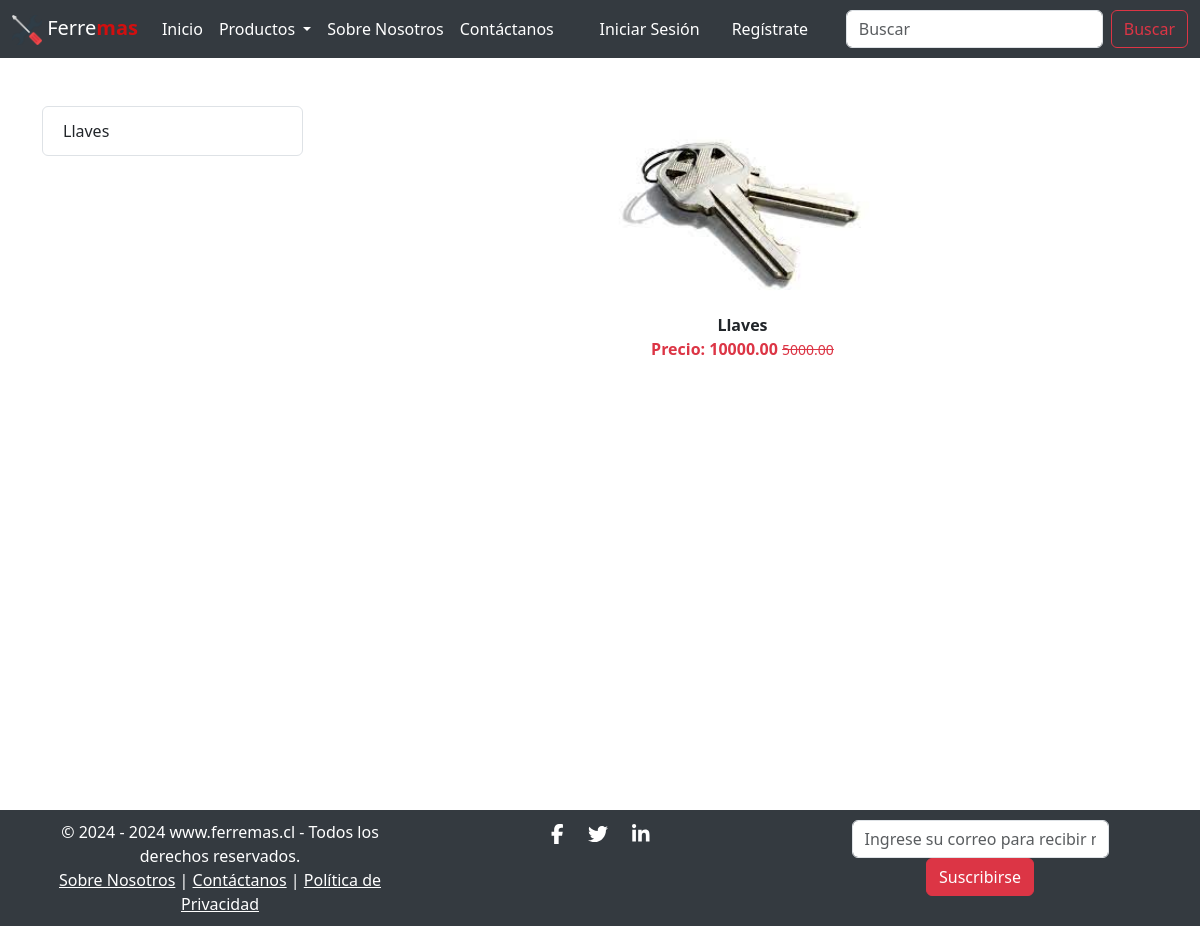
/category/HR/, run on an earlier commit of the app's database.
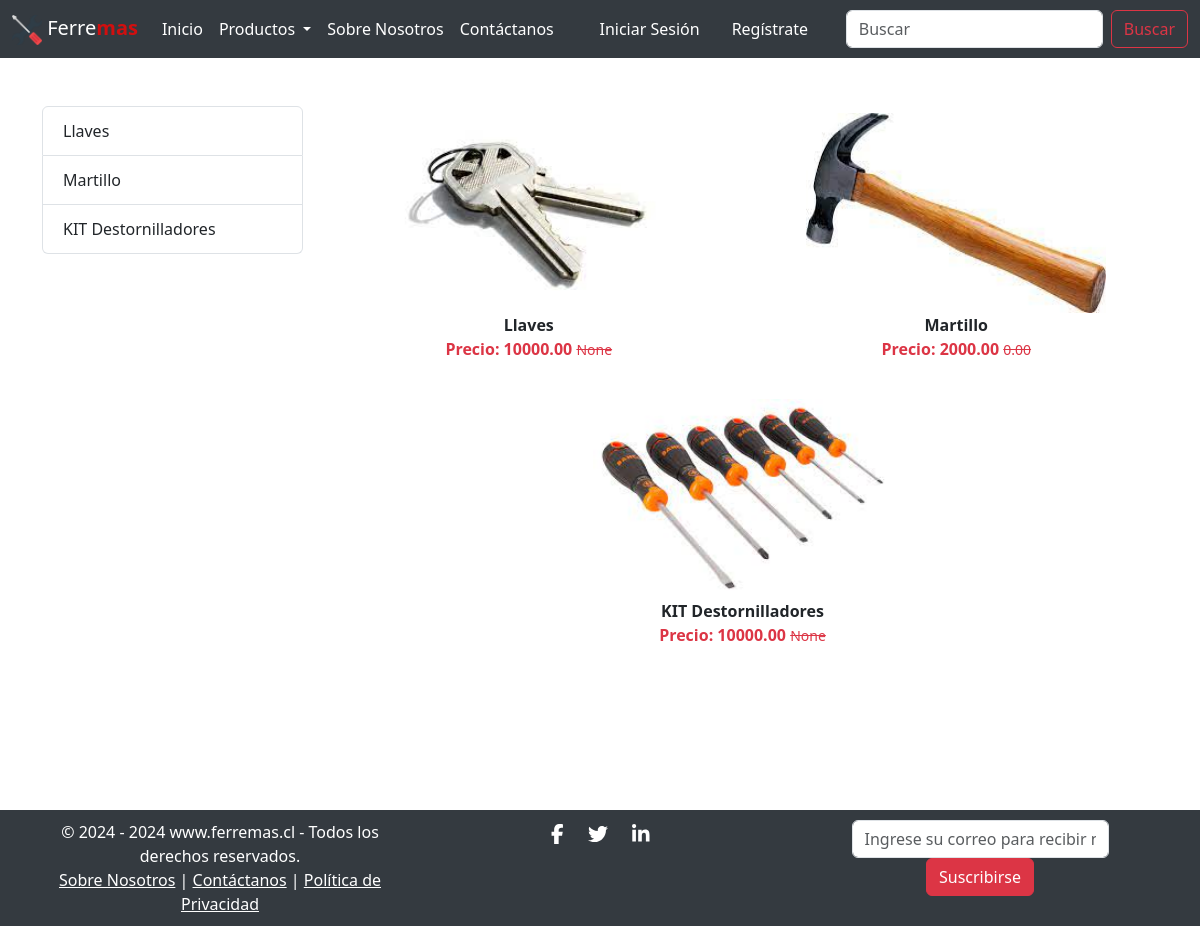
And on a later commit of the database.
### core/models.py (models this page shows, shortened)
class Product(models.Model):
    category = models.ForeignKey(Category, related_name='products', on_delete=models.CASCADE)
    vendor = models.ForeignKey(Vendor, related_name='products', on_delete=models.SET_NULL, null=True, blank=True)
    title = models.CharField(max_length=100)
    description = models.TextField()
    price = models.DecimalField(max_digits=10, decimal_places=2, default=0.0)
    discounted_price = models.DecimalField(max_digits=10, decimal_places=2, null=True, blank=True)
    product_image = models.ImageField(upload_to='products/', null=True, blank=True)

### core/views.py (the view)
# urls.py: path('category/<str:val>/', CategoryView.as_view(), name='category'),
class CategoryView(View):
    def get(self, request, val):
        category = get_object_or_404(Category, name=val)
        products = Product.objects.filter(category=category)
        titles = Product.objects.filter(category=category).values('title')
        return render(request, "app/category.html", {'category': category, 'products': products, 'titles': titles})

### core/context_processors.py (called while the page is built)
def cart_item_count(request):
    if request.user.is_authenticated:
        cart_count = Cart.objects.filter(user=request.user).count()
    else:
        cart_count = 0
    return {'totalitems': cart_count}

### core/templates/app/category.html (shortened to what this page needs)
{% extends 'app/base.html' %}
{% load static %}
{% block main-content %}
    <div class="container my-5">
        <div class="row">
            <div class="col-sm-3">
                <div class="list-group">
                    {% for val in titles %}
                        <a href="#" class="list-group-item list-group-item-action" aria-current="true">{{ val.title }}</a>
                    {% endfor %}
                </div>
            </div>
            <div class="col-sm-9">
                <div class="row">
                    {% for prod in products %}
                        <div class="col text-center mb-4">
                            <a href="{% url 'product_detail' prod.id %}" class="btn">
                                <div>
                                    <img src="{{ prod.product_image.url }}" width="300px" height="200px" />
                                    <div class="fw-bold">{{ prod.title }}</div>
                                    <div class="fw-bold text-danger">
                                        Precio: {{ prod.price }}
                                        <small class="fw-light text-decoration-line-through">
                                            {{ prod.discounted_price }}
                                        </small>
                                    </div>
                                </div>
                            </a>
                        </div>
                    {% endfor %}
                </div>
            </div>
        </div>
    </div>
{% endblock main-content %}

### core/templates/app/base.html (shortened to what this page needs)
<!DOCTYPE html>
{% load static %}
{% load custom_filters %}
<html lang="en">
<head>
    <link rel="stylesheet" href="https://cdnjs.cloudflare.com/ajax/libs/font-awesome/5.15.3/css/all.min.css">
    <link href="https://cdn.jsdelivr.net/npm/bootstrap@5.3.3/dist/css/bootstrap.min.css" rel="stylesheet">
    <link rel="stylesheet" href="{% static 'core/css/owl.carousel.min.css' %}">
    <link rel="stylesheet" href="{% static 'core/css/all.min.css' %}">
    <link rel="stylesheet" href="{% static 'core/css/style.css' %}">
    <link rel="stylesheet" href="{% static 'css/custom.css' %}">
</head>
<body>
    <nav class="navbar navbar-expand-lg navbar-custom">
        <div class="container-fluid">
            <a class="navbar-brand" href="{% url 'home' %}">
                <img src="{% static 'app/images/Ferremas.png' %}" width="30" height="30" alt="Ferremas Logo">
                <span style="color:white;">Ferre</span><strong style="color:rgb(209, 15, 15);">mas</strong>
            </a>
            <div class="collapse navbar-collapse" id="navbarSupportedContent">
                <ul class="navbar-nav me-auto mb-2 mb-lg-0">
                    <li class="nav-item">
                        <a class="nav-link" href="{% url 'home' %}">Inicio</a>
                    </li>
                    <li class="nav-item dropdown">
                        <a class="nav-link dropdown-toggle" href="#" role="button" data-bs-toggle="dropdown" aria-expanded="false">
                            Productos
                        </a>
                    </li>
                    <li class="nav-item">
                        <a class="nav-link" href="{% url 'about' %}">Sobre Nosotros</a>
                    </li>
                    <li class="nav-item">
                        <a class="nav-link" href="{% url 'contact' %}">Contáctanos</a>
                    </li>
                </ul>
                <ul class="navbar-nav me-auto mb-2 mb-lg-0">
                    {% if request.user.is_authenticated %}
                    <li class="nav-item mx-2">
                        <a href="{% url 'show_cart' %}" class="nav-link">
                            Carrito
                            <span class="badge bg-danger">{{ totalitems }}</span>
                        </a>
                    </li>
                    <li class="nav-item dropdown mx-2">
                        <a class="nav-link dropdown-toggle" href="#" id="profileDropdown" role="button" data-bs-toggle="dropdown" aria-expanded="false">Cuenta</a>
                        <ul class="dropdown-menu">
                            <li><a class="dropdown-item" href="{% url 'profile' %}">Perfil</a></li>
                            <li><a class="dropdown-item" href="{% url 'favorites' %}">Favoritos</a></li>
                            <li><a class="dropdown-item" href="{% url 'api_view' %}">API</a></li>
                            <li><a class="dropdown-item" href="{% url 'profile_orders' %}">Órdenes</a></li>
                            <li><a class="dropdown-item" href="{% url 'password_change' %}">Cambiar Contraseña</a></li>
                            <li><a class="dropdown-item" href="{% url 'logout' %}">Cerrar Sesión</a></li>
                        </ul>
                    </li>
                    {% else %}
                    <li class="nav-item mx-2">
                        <a href="{% url 'login' %}" class="nav-link">Iniciar Sesión</a>
                    </li>
                    <li class="nav-item mx-2">
                        <a href="{% url 'customer_registration' %}" class="nav-link">Regístrate</a>
                    </li>
                    {% endif %}
                </ul>
                <form class="d-flex" action="{% url 'search' %}" method="GET">
                    <input class="form-control me-2" type="search" name="q" placeholder="Buscar" aria-label="Buscar">
                    <button class="btn btn-outline-danger" type="submit">Buscar</button>
                </form>
            </div>
        </div>
    </nav>
    <div class="content-wrap">
        {% block main-content %}{% endblock main-content %}
    </div>
    <footer class="footer text-center">
        <div class="container">
            <div class="row">
                <div class="col-md-4">
                    <p class="mb-0">&copy; 2024 - <span id="currentYear"></span> www.ferremas.cl - Todos los derechos reservados.</p>
                    <div>
                        <a href="{% url 'about' %}" class="footer-links">Sobre Nosotros</a> |
                        <a href="{% url 'contact' %}" class="footer-links">Contáctanos</a> |
                        <a href="#" class="footer-links">Política de Privacidad</a>
                    </div>
                </div>
                <div class="col-md-4">
                    <div class="social-icons">
                        <a href="https://www.facebook.com" target="_blank"><i class="fab fa-facebook-f"></i></a>
                        <a href="https://www.twitter.com" target="_blank"><i class="fab fa-twitter"></i></a>
                        <a href="https://www.linkedin.com" target="_blank"><i class="fab fa-linkedin-in"></i></a>
                    </div>
                </div>
                <div class="col-md-4">
                    <form action="{% url 'subscribe_newsletter' %}" method="post">
                        <input type="email" name="email" class="form-control" placeholder="Ingrese su correo para recibir novedades" style="display: inline-block; width: auto;">
                        <button type="submit" class="btn btn-danger">Suscribirse</button>
                    </form>
                </div>
            </div>
        </div>
    </footer>
</body>
</html>

### core/static/app/css/style.css (style rules this page uses)
.list-group-item { padding: 0.75rem 1.25rem; }

### core/templates/app/base.html (style rules this page uses)
.navbar-custom { background-color: #343a40; }
.navbar-custom .navbar-brand, .navbar-custom .nav-link { color: white; }
.footer { background-color: #343a40; color: white; padding: 10px 0; }
.footer-links { color: white; }
.content-wrap { min-height: calc(100vh - 56px - 40px); }
.social-icons a { color: white; font-size: 20px; margin: 0 10px; text-decoration: none; }

What changed in the data, as far as the page shows it:
changed Product "Llaves": discounted_price "5000.00" → "None"
added Product: product_image (picture), title "Martillo", price "2000.00", discounted_price "0.00"
added Product: product_image (picture), title "KIT Destornilladores", price "10000.00", discounted_price "None"
Also different on the page:
new list line: "Martillo"
new list line: "KIT Destornilladores"
